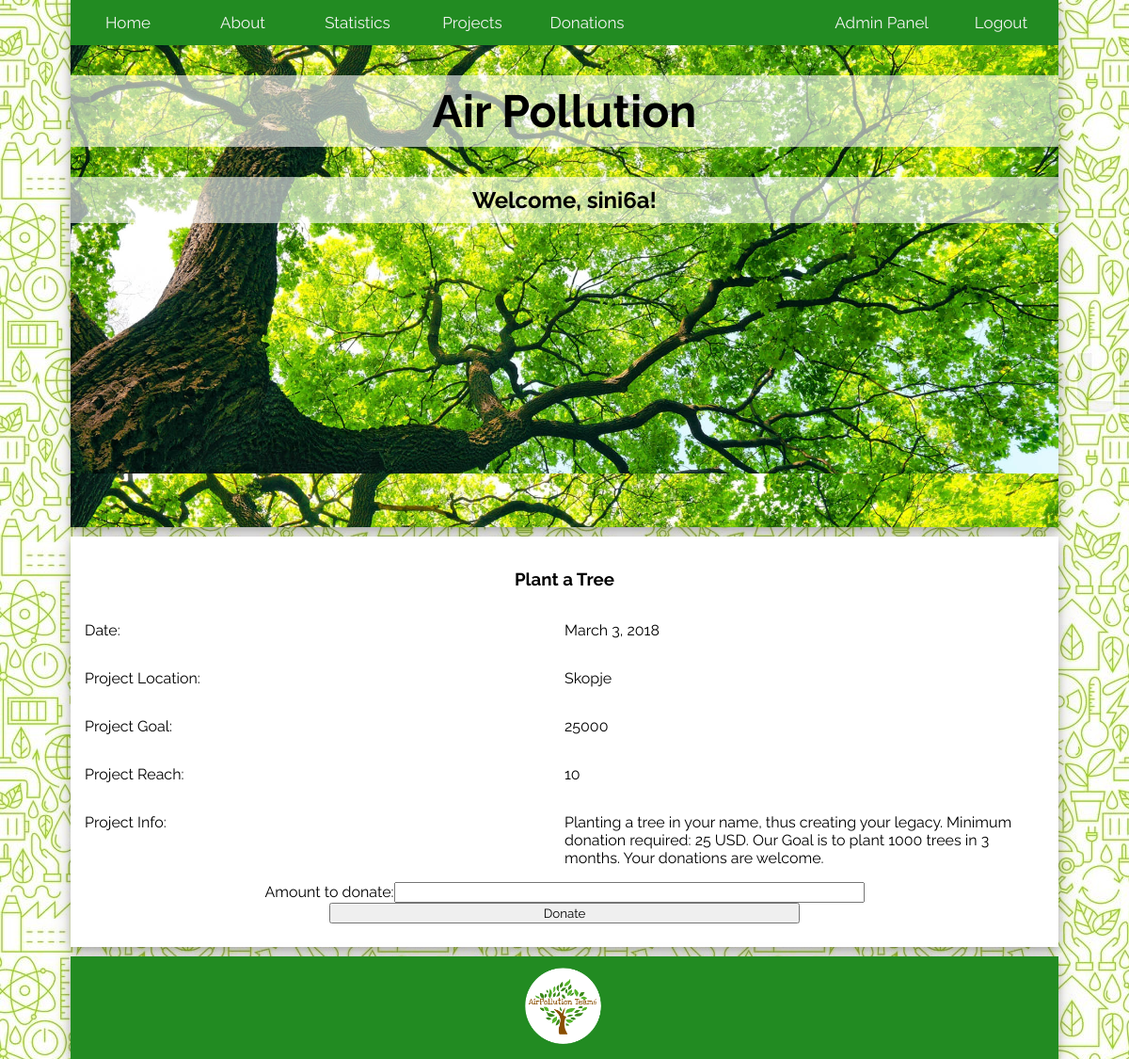
Screenshot of /projects/1/ (signed in) with the database file from the repository.
### projects/models.py (models this page shows, shortened)
class Project(models.Model):
    project_id = models.AutoField(primary_key=True)
    project_Name = models.CharField(max_length=200)
    project_Location = models.CharField(max_length=100)
    project_Info = models.TextField(max_length=1000)
    project_Goal = models.BigIntegerField()
    project_Reach = models.BigIntegerField()
    project_Date = models.DateField()

### projects/views.py (the view)
# urls.py: url(r'^(?P<project_id>[0-9]+)/$', projects_views.project, name='project_list'),
def project(request, project_id):
    if request.method == 'POST':
        form = NewDonationForm(request.POST)
        if form.is_valid():
            donated = form.cleaned_data.get('amount_to_Donate')
            update_info = Project.objects.get(pk=project_id)
            update_info.project_Reach = update_info.project_Reach + donated
            update_info.save()
            current_user = request.user.id
            update_donation = Donation(user_Id = current_user, project_Id = project_id, donated = donated)
            update_donation.save()
            return redirect('thankyou')
    else:
        form = NewDonationForm()
        project_list = Project.objects.get(pk=project_id)
        template = loader.get_template('project_info.html')
        context = {
            'project_list': project_list,
        }
    return render(request, 'project_info.html', {'project_list': project_list, 'form': form})

### projects/forms.py
class NewDonationForm(forms.Form):
    amount_to_Donate = forms.IntegerField(min_value=1)

### templates/project_info.html (shortened to what this page needs)
{% extends 'base.html' %}
{% block content %}
  <div>
    {% if project_list %}
        <h3>{{ project_list.project_Name }}</h3>
        <div style="">
            <p style="float:left; width: 50%; border-color: green;">Date:</p>
            <p style="float:left; width: 50%; border-color: green;">{{ project_list.project_Date }}</p>
        </div>
        <div style="">
            <p style="float:left; width: 50%; border-color: green;">Project Location:</p>
            <p style="float:left; width: 50%;border-color: green;">{{ project_list.project_Location }}</p>
        </div>
        <div style="">
            <p style="float:left; width: 50%; border-color: green;">Project Goal:</p>
            <p style="float:left; width: 50%; border-color: green;">{{ project_list.project_Goal }}</p>
        </div>
        <div style="">
            <p style="float:left; width: 50%; border-color: green;">Project Reach:</p>
            <p style="float:left; width: 50%;border-color: green;">{{ project_list.project_Reach }}</p>
        </div>
        <div style="">
            <p style="float:left; width: 50%;border-color: green;">Project Info:</p>
            <p style="float:left; width: 50%; border-color: green;">{{ project_list.project_Info }}</p>
        </div>
        {% if user.is_authenticated %}
        {% if project_list.project_Reach < project_list.project_Goal %}
        <center><form method="post" style="margin: 10px;">
        {{ form }}
        <input type="submit" value="Donate" />
        </form></center>
        {% else %}
        <p>Project Goal is Reached. Thank you.</p>
        {% endif %}
        {% else %}
        <p>Please register or login to donate.</p>
        {% endif %}
    {% else %}
        <p>No projects are available.</p>
    {% endif %}
  </div>
{% endblock %}

### templates/base.html (shortened to what this page needs)
{% load staticfiles %}
<!DOCTYPE html>
<html lang="en">
<head>
        <link rel="stylesheet" type="text/css" href="{% static 'css/style.css' %}">
</head>
  <body id="body">
	<header style="">
		<div class="topnav" id="myTopnav">
			<a href="{% url 'home' %}"">Home</a>
            <a href="{% url 'about' %}">About</a>
            <a href="#statistics">Statistics</a>
            <a href="#projects">Projects</a>
            <a href="#donations">Donations</a>
			{% if user.is_authenticated %}
            <a href="{% url 'logout' %}" style="float:right;">Logout</a>
            {% else %}
            <a href="{% url 'login' %}" style="float:right;">Login</a>
            <a href="{% url 'signup' %}" style="float:right;">Sign up</a>
            {% endif %}
            {% if request.user.is_superuser %}
            <a href="/admin" style="float:right;">Admin Panel</a>
            {% endif %}
		</div>
        <div class="header-center">
		<h1 class="child" style="font-size:48px;">Air Pollution</h1>
        {% if user.is_authenticated %}
        <h2 class="child">Welcome, {{ user.username }}!</h2>
        {% else %}
        <h3  class="child">Please register or login to donate.</h3>
        {% endif %}
        </div>
	</header>
    <main>
      {% block content %}
      {% endblock %}
    </main>
	<footer>
    <img src="{% static 'images/logo_footer.png' %}">
	</footer>
  </body>
</html>

### static/css/style.css (style rules this page uses)
@media screen and (min-width: 961px) { body { width: 90%; padding: 0px 15px 0px 15px; overflow:auto; height:100%; } }
@media screen and (min-width: 961px) { header { min-height: 70%; } }
* { font-family: 'Raleway', sans-serif; box-sizing: border-box; }
h1 { text-align: center; }
h2 { text-align: center; }
h3 { text-align: center; }
html { height: 100%; }
body { background-image: url("/static/images/background.jpg"); overflow-y:scroll; background-color: #98FB98; margin: auto; }
.header-center { text-align: center; }
.header-center > .child { padding: 10px; text-align: center; background-color: white; background-color: rgba(255, 255, 255, 0.6); }
header { box-shadow: 0 4px 8px 0 rgba(0, 0, 0, 0.2), 0 6px 20px 0 rgba(0, 0, 0, 0.19); margin-bottom: 10px; background-image: url("/static/images/header.jpg"); background-size: 100%; background-color: white; text-align: center; }
main { display:block; overflow:auto; box-shadow: 0 4px 8px 0 rgba(0, 0, 0, 0.2), 0 6px 20px 0 rgba(0, 0, 0, 0.19); padding: 15px; background-color: white; }
footer { overflow: auto; box-shadow: 0 4px 8px 0 rgba(0, 0, 0, 0.2), 0 6px 20px 0 rgba(0, 0, 0, 0.19); margin: 0; margin-top: 10px; text-align: center; background-color: #228B22; color: white; }
footer img { max-width: 10%; }
input { margin: auto; width: 50%; }
.topnav { position: relative; width: 100%; background-color: #228B22; overflow: hidden; z-index:9999; }
.topnav a { min-width: 122px; float: left; display: block; color: #f2f2f2; text-align: center; padding: 14px 16px; text-decoration: none; font-size: 17px; }

### rows the page displays
Project: project_Name "Plant a Tree", project_Date "March 3, 2018", project_Location "Skopje", project_Goal "25000", project_Reach "10", project_Info "Planting a tree in your name, thus creating your legacy. Minimum donation required: 25 USD. Our Goal is to plant 1000 trees in 3 months. Your donations are welcome."

### other values shown
{{ user.username }} "sini6a"
